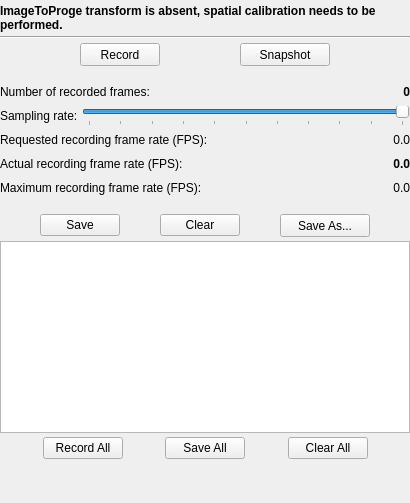
<?xml version="1.0" encoding="UTF-8"?>
<ui version="4.0">
 <class>CapturingToolbox</class>
 <widget class="QWidget" name="CapturingToolbox">
  <property name="windowTitle">
   <string>Capturing</string>
  </property>
  <property name="layoutDirection">
   <enum>Qt::LeftToRight</enum>
  </property>
  <layout class="QVBoxLayout" name="verticalLayout">
   <property name="spacing">
    <number>4</number>
   </property>
   <property name="leftMargin">
    <number>0</number>
   </property>
   <property name="topMargin">
    <number>4</number>
   </property>
   <property name="rightMargin">
    <number>0</number>
   </property>
   <property name="bottomMargin">
    <number>4</number>
   </property>
   <item>
    <widget class="QLabel" name="label_State">
     <property name="font">
      <font>
       <weight>75</weight>
       <bold>true</bold>
      </font>
     </property>
     <property name="text">
      <string>ImageToProge transform is absent, spatial calibration needs to be performed.</string>
     </property>
     <property name="wordWrap">
      <bool>true</bool>
     </property>
    </widget>
   </item>
   <item>
    <widget class="Line" name="line">
     <property name="orientation">
      <enum>Qt::Horizontal</enum>
     </property>
    </widget>
   </item>
   <item>
    <layout class="QHBoxLayout" name="horizontalLayout_4">
     <property name="spacing">
      <number>0</number>
     </property>
     <item>
      <spacer name="horizontalSpacer_2">
       <property name="orientation">
        <enum>Qt::Horizontal</enum>
       </property>
       <property name="sizeHint" stdset="0">
        <size>
         <width>40</width>
         <height>20</height>
        </size>
       </property>
      </spacer>
     </item>
     <item>
      <widget class="QPushButton" name="pushButton_Record">
       <property name="sizePolicy">
        <sizepolicy hsizetype="Minimum" vsizetype="Fixed">
         <horstretch>0</horstretch>
         <verstretch>0</verstretch>
        </sizepolicy>
       </property>
       <property name="minimumSize">
        <size>
         <width>80</width>
         <height>23</height>
        </size>
       </property>
       <property name="text">
        <string>Record</string>
       </property>
       <property name="icon">
        <iconset resource="../../PlusCommonWidgets/PlusCommonWidgets.qrc">
         <normaloff>:/icons/Resources/icon_Record.png</normaloff>:/icons/Resources/icon_Record.png</iconset>
       </property>
      </widget>
     </item>
     <item>
      <spacer name="horizontalSpacer">
       <property name="orientation">
        <enum>Qt::Horizontal</enum>
       </property>
       <property name="sizeHint" stdset="0">
        <size>
         <width>40</width>
         <height>20</height>
        </size>
       </property>
      </spacer>
     </item>
     <item>
      <widget class="QPushButton" name="pushButton_Snapshot">
       <property name="sizePolicy">
        <sizepolicy hsizetype="Minimum" vsizetype="Fixed">
         <horstretch>0</horstretch>
         <verstretch>0</verstretch>
        </sizepolicy>
       </property>
       <property name="minimumSize">
        <size>
         <width>90</width>
         <height>23</height>
        </size>
       </property>
       <property name="text">
        <string>Snapshot</string>
       </property>
       <property name="icon">
        <iconset resource="../../PlusCommonWidgets/PlusCommonWidgets.qrc">
         <normaloff>:/icons/Resources/icon_Snapshot.png</normaloff>:/icons/Resources/icon_Snapshot.png</iconset>
       </property>
      </widget>
     </item>
     <item>
      <spacer name="horizontalSpacer_3">
       <property name="orientation">
        <enum>Qt::Horizontal</enum>
       </property>
       <property name="sizeHint" stdset="0">
        <size>
         <width>40</width>
         <height>20</height>
        </size>
       </property>
      </spacer>
     </item>
    </layout>
   </item>
   <item>
    <spacer name="verticalSpacer">
     <property name="orientation">
      <enum>Qt::Vertical</enum>
     </property>
     <property name="sizeType">
      <enum>QSizePolicy::Fixed</enum>
     </property>
     <property name="sizeHint" stdset="0">
      <size>
       <width>20</width>
       <height>12</height>
      </size>
     </property>
    </spacer>
   </item>
   <item>
    <layout class="QHBoxLayout" name="horizontalLayout">
     <property name="spacing">
      <number>4</number>
     </property>
     <item>
      <widget class="QLabel" name="label_NumberOfRecordedFramesText">
       <property name="minimumSize">
        <size>
         <width>0</width>
         <height>20</height>
        </size>
       </property>
       <property name="text">
        <string>Number of recorded frames:</string>
       </property>
      </widget>
     </item>
     <item>
      <widget class="QLabel" name="label_NumberOfRecordedFrames">
       <property name="font">
        <font>
         <weight>75</weight>
         <bold>true</bold>
        </font>
       </property>
       <property name="text">
        <string>0</string>
       </property>
       <property name="alignment">
        <set>Qt::AlignRight|Qt::AlignTrailing|Qt::AlignVCenter</set>
       </property>
      </widget>
     </item>
    </layout>
   </item>
   <item>
    <layout class="QHBoxLayout" name="horizontalLayout_7">
     <item>
      <widget class="QLabel" name="label">
       <property name="text">
        <string>Sampling rate:</string>
       </property>
      </widget>
     </item>
     <item>
      <widget class="QSlider" name="horizontalSlider_SamplingRate">
       <property name="maximum">
        <number>10</number>
       </property>
       <property name="singleStep">
        <number>1</number>
       </property>
       <property name="value">
        <number>10</number>
       </property>
       <property name="sliderPosition">
        <number>10</number>
       </property>
       <property name="orientation">
        <enum>Qt::Horizontal</enum>
       </property>
       <property name="invertedAppearance">
        <bool>false</bool>
       </property>
       <property name="invertedControls">
        <bool>false</bool>
       </property>
       <property name="tickPosition">
        <enum>QSlider::TicksBelow</enum>
       </property>
       <property name="tickInterval">
        <number>1</number>
       </property>
      </widget>
     </item>
    </layout>
   </item>
   <item>
    <layout class="QHBoxLayout" name="horizontalLayout_9">
     <item>
      <widget class="QLabel" name="label_RequestedRecordingFrameRateText">
       <property name="minimumSize">
        <size>
         <width>0</width>
         <height>20</height>
        </size>
       </property>
       <property name="text">
        <string>Requested recording frame rate (FPS):</string>
       </property>
      </widget>
     </item>
     <item>
      <widget class="QLabel" name="label_RequestedRecordingFrameRate">
       <property name="text">
        <string>0.0</string>
       </property>
       <property name="alignment">
        <set>Qt::AlignRight|Qt::AlignTrailing|Qt::AlignVCenter</set>
       </property>
      </widget>
     </item>
    </layout>
   </item>
   <item>
    <layout class="QHBoxLayout" name="horizontalLayout_2">
     <property name="spacing">
      <number>4</number>
     </property>
     <item>
      <widget class="QLabel" name="label_ActualRecordingFrameRateText">
       <property name="minimumSize">
        <size>
         <width>0</width>
         <height>20</height>
        </size>
       </property>
       <property name="text">
        <string>Actual recording frame rate (FPS): </string>
       </property>
      </widget>
     </item>
     <item>
      <widget class="QLabel" name="label_ActualRecordingFrameRate">
       <property name="font">
        <font>
         <weight>75</weight>
         <bold>true</bold>
        </font>
       </property>
       <property name="text">
        <string>0.0</string>
       </property>
       <property name="alignment">
        <set>Qt::AlignRight|Qt::AlignTrailing|Qt::AlignVCenter</set>
       </property>
      </widget>
     </item>
    </layout>
   </item>
   <item>
    <layout class="QHBoxLayout" name="horizontalLayout_8">
     <item>
      <widget class="QLabel" name="label_MaximumRecordingFrameRateText">
       <property name="minimumSize">
        <size>
         <width>0</width>
         <height>20</height>
        </size>
       </property>
       <property name="text">
        <string>Maximum recording frame rate (FPS):</string>
       </property>
      </widget>
     </item>
     <item>
      <widget class="QLabel" name="label_MaximumRecordingFrameRate">
       <property name="text">
        <string>0.0</string>
       </property>
       <property name="alignment">
        <set>Qt::AlignRight|Qt::AlignTrailing|Qt::AlignVCenter</set>
       </property>
      </widget>
     </item>
    </layout>
   </item>
   <item>
    <spacer name="verticalSpacer_4">
     <property name="orientation">
      <enum>Qt::Vertical</enum>
     </property>
     <property name="sizeType">
      <enum>QSizePolicy::Fixed</enum>
     </property>
     <property name="sizeHint" stdset="0">
      <size>
       <width>20</width>
       <height>12</height>
      </size>
     </property>
    </spacer>
   </item>
   <item>
    <layout class="QHBoxLayout" name="horizontalLayout_Actions">
     <property name="spacing">
      <number>0</number>
     </property>
     <item>
      <spacer name="horizontalSpacer_6">
       <property name="orientation">
        <enum>Qt::Horizontal</enum>
       </property>
       <property name="sizeHint" stdset="0">
        <size>
         <width>40</width>
         <height>20</height>
        </size>
       </property>
      </spacer>
     </item>
     <item>
      <widget class="QPushButton" name="pushButton_Save">
       <property name="minimumSize">
        <size>
         <width>60</width>
         <height>0</height>
        </size>
       </property>
       <property name="text">
        <string>Save</string>
       </property>
       <property name="icon">
        <iconset resource="../../PlusCommonWidgets/PlusCommonWidgets.qrc">
         <normaloff>:/icons/Resources/icon_Save.png</normaloff>:/icons/Resources/icon_Save.png</iconset>
       </property>
      </widget>
     </item>
     <item>
      <spacer name="horizontalSpacer_4">
       <property name="orientation">
        <enum>Qt::Horizontal</enum>
       </property>
       <property name="sizeHint" stdset="0">
        <size>
         <width>40</width>
         <height>20</height>
        </size>
       </property>
      </spacer>
     </item>
     <item>
      <widget class="QPushButton" name="pushButton_ClearRecordedFrames">
       <property name="minimumSize">
        <size>
         <width>55</width>
         <height>0</height>
        </size>
       </property>
       <property name="text">
        <string>Clear</string>
       </property>
      </widget>
     </item>
     <item>
      <spacer name="horizontalSpacer_5">
       <property name="orientation">
        <enum>Qt::Horizontal</enum>
       </property>
       <property name="sizeHint" stdset="0">
        <size>
         <width>40</width>
         <height>20</height>
        </size>
       </property>
      </spacer>
     </item>
     <item>
      <widget class="QPushButton" name="pushButton_SaveAs">
       <property name="minimumSize">
        <size>
         <width>90</width>
         <height>23</height>
        </size>
       </property>
       <property name="text">
        <string>Save As...</string>
       </property>
       <property name="icon">
        <iconset resource="../../PlusCommonWidgets/PlusCommonWidgets.qrc">
         <normaloff>:/icons/Resources/icon_Save.png</normaloff>:/icons/Resources/icon_Save.png</iconset>
       </property>
      </widget>
     </item>
     <item>
      <spacer name="horizontalSpacer_7">
       <property name="orientation">
        <enum>Qt::Horizontal</enum>
       </property>
       <property name="sizeHint" stdset="0">
        <size>
         <width>40</width>
         <height>20</height>
        </size>
       </property>
      </spacer>
     </item>
    </layout>
   </item>
   <item>
    <widget class="QPlainTextEdit" name="plainTextEdit_saveResult">
     <property name="readOnly">
      <bool>true</bool>
     </property>
    </widget>
   </item>
   <item>
    <layout class="QHBoxLayout" name="horizontalLayout_AllActions">
     <property name="spacing">
      <number>0</number>
     </property>
     <item>
      <spacer name="horizontalSpacer_8">
       <property name="orientation">
        <enum>Qt::Horizontal</enum>
       </property>
       <property name="sizeHint" stdset="0">
        <size>
         <width>40</width>
         <height>20</height>
        </size>
       </property>
      </spacer>
     </item>
     <item>
      <widget class="QPushButton" name="pushButton_StartStopAll">
       <property name="minimumSize">
        <size>
         <width>80</width>
         <height>0</height>
        </size>
       </property>
       <property name="text">
        <string>Record All</string>
       </property>
       <property name="icon">
        <iconset resource="../../PlusCommonWidgets/PlusCommonWidgets.qrc">
         <normaloff>:/icons/Resources/icon_Record.png</normaloff>:/icons/Resources/icon_Record.png</iconset>
       </property>
      </widget>
     </item>
     <item>
      <spacer name="horizontalSpacer_9">
       <property name="orientation">
        <enum>Qt::Horizontal</enum>
       </property>
       <property name="sizeHint" stdset="0">
        <size>
         <width>40</width>
         <height>20</height>
        </size>
       </property>
      </spacer>
     </item>
     <item>
      <widget class="QPushButton" name="pushButton_SaveAll">
       <property name="minimumSize">
        <size>
         <width>75</width>
         <height>0</height>
        </size>
       </property>
       <property name="text">
        <string>Save All</string>
       </property>
       <property name="icon">
        <iconset resource="../fCal.qrc">
         <normaloff>:/icons/Resources/icon_SaveAll.png</normaloff>:/icons/Resources/icon_SaveAll.png</iconset>
       </property>
      </widget>
     </item>
     <item>
      <spacer name="horizontalSpacer_10">
       <property name="orientation">
        <enum>Qt::Horizontal</enum>
       </property>
       <property name="sizeHint" stdset="0">
        <size>
         <width>40</width>
         <height>20</height>
        </size>
       </property>
      </spacer>
     </item>
     <item>
      <widget class="QPushButton" name="pushButton_ClearAll">
       <property name="text">
        <string>Clear All</string>
       </property>
      </widget>
     </item>
     <item>
      <spacer name="horizontalSpacer_11">
       <property name="orientation">
        <enum>Qt::Horizontal</enum>
       </property>
       <property name="sizeHint" stdset="0">
        <size>
         <width>40</width>
         <height>20</height>
        </size>
       </property>
      </spacer>
     </item>
    </layout>
   </item>
   <item>
    <spacer name="collapsingVerticalSpacer">
     <property name="orientation">
      <enum>Qt::Vertical</enum>
     </property>
     <property name="sizeHint" stdset="0">
      <size>
       <width>20</width>
       <height>40</height>
      </size>
     </property>
    </spacer>
   </item>
  </layout>
 </widget>
 <resources>
  <include location="../fCal.qrc"/>
  <include location="../../PlusCommonWidgets/PlusCommonWidgets.qrc"/>
 </resources>
 <connections/>
</ui>
